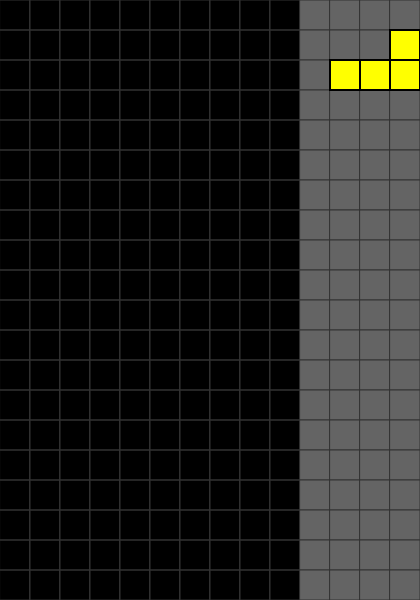
Frame 1 (no input)
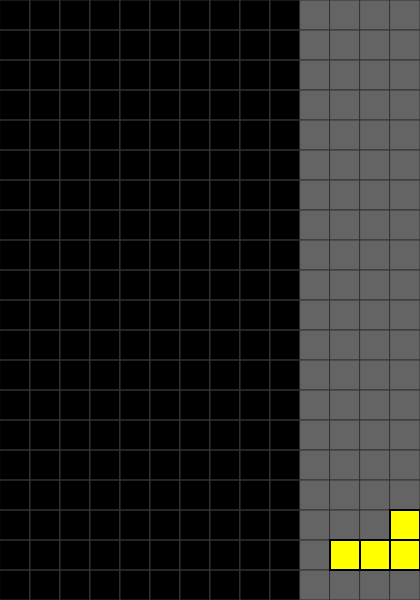
Frame 60 (no input)
Frame 120 (the mouse pressed at the canvas centre since frame 60): identical to frame 60, image omitted

The p5.js sketch that drew these frames (run headless with seeded random() and noise() and a simulated clock; from frame 60 on, the mouse is pressed at the canvas centre):

// p5.js sketch
// ── sketch.js
// 定义游戏的一些常量和变量
let cols = 10;  // 游戏区列数
let colsOfBelt = 4;  // 游戏区列数
let rows = 20;  // 游戏区行数
let blockSize = 30; // 方块大小
let board = [];  // 游戏区

let currentPiece;  // 当前下落的方块
let nextPiece;     // 下一个方块
let pieceAttachedToMouse = false; // 是否有方块吸附在鼠标上
let gameOver = false; // 游戏结束状态
let lastPieceGeneratedTime = 0; // 上次生成方块的时间
let pieceGenerationInterval = 10000; // 10秒生成一个新方块

function setup() {
  createCanvas((cols + colsOfBelt) * blockSize, rows * blockSize);
  frameRate(30);  // 设置帧率
  initBoard();
  generatePiece();
}

function draw() {
  if (gameOver) {
    background(0);
    fill(255, 0, 0);
    textSize(50);
    textAlign(CENTER, CENTER);
    text("Game Over", width / 2, height / 2);
    noLoop();
    return;
  }

  background(0);  // 黑色背景
  drawBoard();

  if (pieceAttachedToMouse) {
    followMouse();
  } else {
    currentPiece.update();
  }
  currentPiece.show();

  // 检查灰色区域是否溢出
  if (checkBeltOverflow()) {
    gameOver = true;
  }

  // 检查是否需要生成新方块
  if (millis() - lastPieceGeneratedTime > pieceGenerationInterval) {
    generatePiece();
    lastPieceGeneratedTime = millis();
  }
}

function mousePressed() {
  if (!pieceAttachedToMouse) {
    let mouseXInBlocks = floor(mouseX / blockSize);
    let mouseYInBlocks = floor(mouseY / blockSize);
    if (
      mouseXInBlocks >= currentPiece.x &&
      mouseXInBlocks < currentPiece.x + currentPiece.shape[0].length &&
      mouseYInBlocks >= currentPiece.y &&
      mouseYInBlocks < currentPiece.y + currentPiece.shape.length
    ) {
      pieceAttachedToMouse = true;
    }
  } else {
    let targetX = floor(mouseX / blockSize);
    let targetY = floor(mouseY / blockSize);
    let originalX = currentPiece.x;
    let originalY = currentPiece.y;
    
    console.log("Removing piece from board before placing new position...");
    removePieceFromBoard(currentPiece.x, currentPiece.y, currentPiece); // **确保旧位置被清除**
    
    currentPiece.x = targetX;
    currentPiece.y = targetY;

    if (checkCollision(currentPiece) || targetX >= cols) {
      currentPiece.x = originalX;
      currentPiece.y = originalY;
    } else {
      placePiece(currentPiece);
      pieceAttachedToMouse = false;
    }
  }
}

function keyPressed() {
  if (pieceAttachedToMouse && key === 'r') {
    currentPiece.rotate();
  }
}

function initBoard() {
  for (let y = 0; y < rows; y++) {
    board[y] = [];
    for (let x = 0; x < cols + colsOfBelt; x++) {
      board[y][x] = 0;
    }
  }
}

function drawBoard() {
  // 画网格
  stroke(50);
  strokeWeight(1);
  for (let y = 0; y < rows; y++) {
    for (let x = 0; x < cols + colsOfBelt; x++) {
      if (x < cols) {
        noFill();
        rect(x * blockSize, y * blockSize, blockSize, blockSize);
      } else {
        fill(100);
        rect(x * blockSize, y * blockSize, blockSize, blockSize);
      }
    }
  }

  // 绘制已固定的方块
  for (let y = 0; y < rows; y++) {
    for (let x = 0; x < cols + colsOfBelt; x++) {
      if (board[y][x] !== 0) {
        fill(board[y][x]);
        stroke(0);
        strokeWeight(2);
        rect(x * blockSize, y * blockSize, blockSize, blockSize);
      }
    }
  }
}

function generatePiece() {
  let pieces = [
    new Piece([[1, 1, 1], [0, 1, 0]], color(255, 0, 0)), // T
    new Piece([[1, 1], [1, 1]], color(0, 255, 0)),     // O
    new Piece([[1, 1, 0], [0, 1, 1]], color(0, 0, 255)), // S
    new Piece([[0, 1, 1], [1, 1, 0]], color(255, 165, 0)), // Z
    new Piece([[1, 0, 0], [1, 1, 1]], color(0, 255, 255)), // L
    new Piece([[0, 0, 1], [1, 1, 1]], color(255, 255, 0)), // J
    new Piece([[1, 1, 1, 1]], color(128, 0, 128)),     // I
  ];

  let newPiece = random(pieces);
  if (!pieceAttachedToMouse) {
    currentPiece = newPiece;
  } else {
    let startX = cols + floor(colsOfBelt / 2) - floor(newPiece.shape[0].length / 2);
    newPiece.x = startX;
    newPiece.y = 0; // 开始位置为灰色区域顶部
    currentPiece = newPiece;
  }
}

function followMouse() {
  let mouseXInBlocks = floor(mouseX / blockSize);
  let mouseYInBlocks = floor(mouseY / blockSize);
  currentPiece.x = mouseXInBlocks;
  currentPiece.y = mouseYInBlocks;
}

function checkCollision(piece) {
  for (let y = 0; y < piece.shape.length; y++) {
    for (let x = 0; x < piece.shape[y].length; x++) {
      if (piece.shape[y][x]) {
        let boardX = piece.x + x;
        let boardY = piece.y + y;
        if (
          boardX < 0 ||
          boardX >= cols + colsOfBelt ||
          boardY >= rows ||
          board[boardY][boardX] !== 0
        ) {
          return true;
        }
      }
    }
  }
  return false;
}

function placePiece(piece) {
  for (let y = 0; y < piece.shape.length; y++) {
    for (let x = 0; x < piece.shape[y].length; x++) {
      if (piece.shape[y][x]) {
        let boardX = piece.x + x;
        let boardY = piece.y + y;
        board[boardY][boardX] = 1;  // **改动: 存储 1 而不是颜色对象**
      }
    }
  }
  clearLines();
}

// function clearLines() {
//   for (let y = rows - 1; y >= 0; y--) {
//     let fullBlackLine = true;
//     let fullGrayLine = true;

//     // **检查黑色区域**
//     for (let x = 0; x < cols; x++) {
//       if (board[y][x] === 0) {
//         fullBlackLine = false;
//         break;
//       }
//     }

//     // **检查灰色区域**
//     for (let x = cols; x < cols + colsOfBelt; x++) {
//       if (board[y][x] !== 1) {  // 只检查被填充的方块
//         fullGrayLine = false;
//         break;
//       }
//     }

//     // **清除黑色区域整行**
//     if (fullBlackLine) {
//       board.splice(y, 1);
//       board.unshift(Array(cols).fill(0).concat(Array(colsOfBelt).fill(-1))); // **改动: 只清除黑色区域**
//     }

//     // **清除灰色区域整行**
//     if (fullGrayLine) {
//       for (let x = cols; x < cols + colsOfBelt; x++) {
//         board[y][x] = -1;  // **改动: 还原灰色背景**
//       }
//     }
//   }
// }

function clearLines() {
  for (let y = rows - 1; y >= 0; y--) {
    let fullBlackLine = true;
    let fullGrayLine = true;

    // 检查黑色区域是否整行填满
    for (let x = 0; x < cols; x++) {
      if (board[y][x] === 0) {
        fullBlackLine = false;
        break;
      }
    }

    // 检查灰色区域是否整行填满
    for (let x = cols; x < cols + colsOfBelt; x++) {
      if (board[y][x] !== 1) {  // 只检查被填充的方块
        fullGrayLine = false;
        break;
      }
    }

    // **只清除整行填满的黑色区域**
    if (fullBlackLine) {
      board.splice(y, 1); // 删除该行
      board.unshift(Array(cols).fill(0).concat(board[0].slice(cols))); // 只重置黑色区域
    }

    // **清除整行填满的灰色区域**
    if (fullGrayLine) {
      for (let x = cols; x < cols + colsOfBelt; x++) {
        board[y][x] = -1;  // 还原灰色背景
      }
    }
  }
}

function checkBeltOverflow() {
  let overflow = false;
  for (let x = cols; x < cols + colsOfBelt; x++) {
    if (board[0][x] !== 0) {
      overflow = true;
      board[0][x] = 0; // **改动: 发现溢出后清除方块**
    }
  }
  return overflow;
}

// function removePieceFromBoard(x, y, piece) {
//   for (let i = 0; i < piece.shape.length; i++) {
//     for (let j = 0; j < piece.shape[i].length; j++) {
//       if (piece.shape[i][j]) {
//         let boardX = x + j;
//         let boardY = y + i;
//         if (boardY >= 0 && boardY < rows && boardX >= 0 && boardX < cols + colsOfBelt) {
//           if (boardX >= cols) {
//             board[boardY][boardX] = -1; // **改动: 还原灰色区域的背景**
//           } else {
//             board[boardY][boardX] = 0; // **改动: 还原黑色区域的背景**
//           }
//         }
//       }
//     }
//   }
// }

function removePieceFromBoard(x, y, piece) {
  for (let i = 0; i < piece.shape.length; i++) {
    for (let j = 0; j < piece.shape[i].length; j++) {
      if (piece.shape[i][j]) {
        let boardX = x + j;
        let boardY = y + i;
        if (boardY >= 0 && boardY < rows && boardX >= 0 && boardX < cols + colsOfBelt) {
          if (boardX >= cols) {
            // 确保是灰色区域才填充 -1
            if (board[boardY][boardX] === 1) {
              board[boardY][boardX] = -1; 
            }
          } else {
            // 确保是黑色区域才填充 0
            if (board[boardY][boardX] === 1) {
              board[boardY][boardX] = 0;
            }
          }
        }
      }
    }
  }
}

class Piece {
  constructor(shape, color) {
    this.shape = shape;
    this.color = color;
    this.x = cols + floor(colsOfBelt / 2) - floor(shape[0].length / 2); // 初始位置在灰色区域中间
    this.y = 0; // 方块顶部开始
    this.dropping = true; // 新增: 是否处于掉落状态
  }

  show() {
    fill(this.color);
    stroke(0);
    strokeWeight(2);
    for (let y = 0; y < this.shape.length; y++) {
      for (let x = 0; x < this.shape[y].length; x++) {
        if (this.shape[y][x]) {
          rect(
            (this.x + x) * blockSize,
            (this.y + y) * blockSize,
            blockSize,
            blockSize
          );
        }
      }
    }
  }

  update() {
    if (this.dropping) {
      this.y++;
      if (this.checkBottomCollision()) {
        this.y--; // 回退一步
        this.dropping = false; // 停止掉落
        placePiece(this); // 固定到板上
      }
    }
  }

  rotate() {
    let newShape = [];
    for (let x = 0; x < this.shape[0].length; x++) {
      let newRow = [];
      for (let y = this.shape.length - 1; y >= 0; y--) {
        newRow.push(this.shape[y][x]);
      }
      newShape.push(newRow);
    }
    this.shape = newShape;
    // 检查旋转后是否会冲突
    if (this.checkBottomCollision() || checkCollision(this)) {
      this.rotateBack();
    }
  }

  rotateBack() {
    let newShape = [];
    for (let x = this.shape[0].length - 1; x >= 0; x--) {
      let newRow = [];
      for (let y = 0; y < this.shape.length; y++) {
        newRow.push(this.shape[y][x]);
      }
      newShape.push(newRow);
    }
    this.shape = newShape;
  }

  checkBottomCollision() {
    for (let y = 0; y < this.shape.length; y++) {
      for (let x = 0; x < this.shape[y].length; x++) {
        if (this.shape[y][x]) {
          let boardX = this.x + x;
          let boardY = this.y + y;
          if (boardY + 1 >= rows || board[boardY + 1][boardX] !== 0) {
            return true;
          }
        }
      }
    }
    return false;
  }
}
